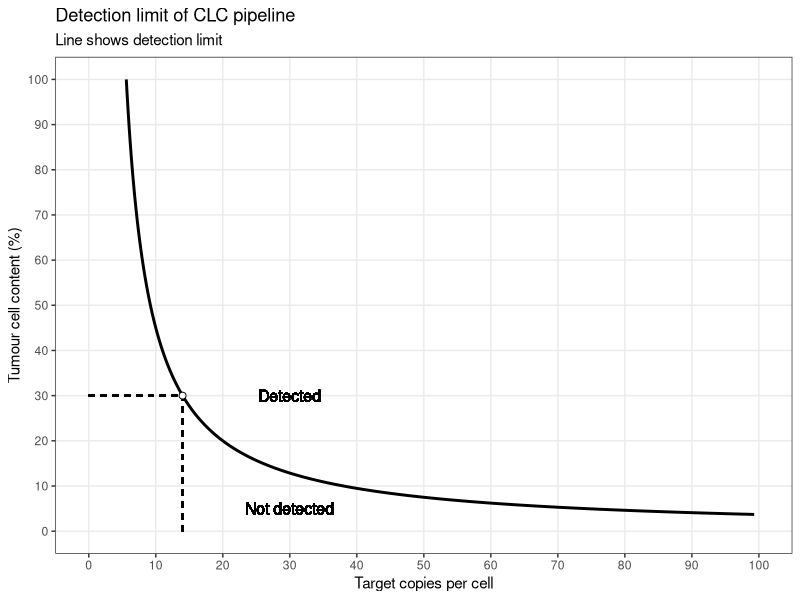
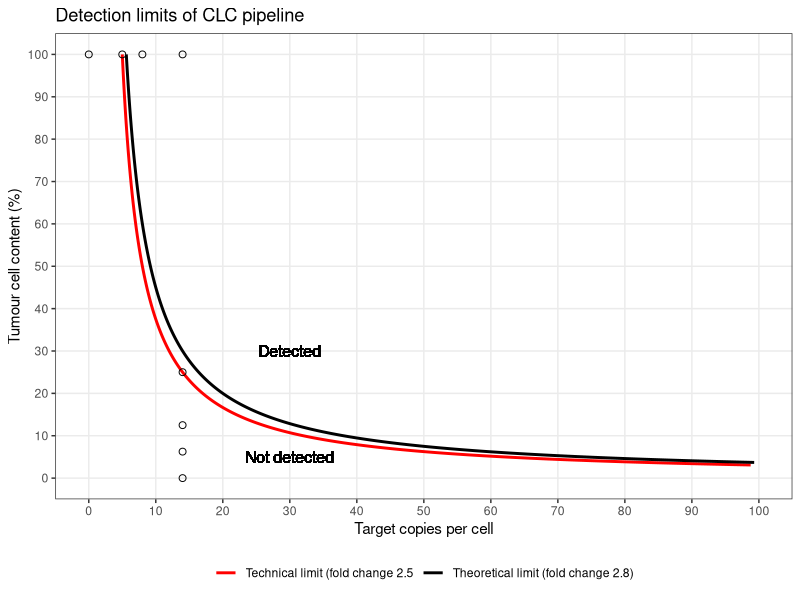
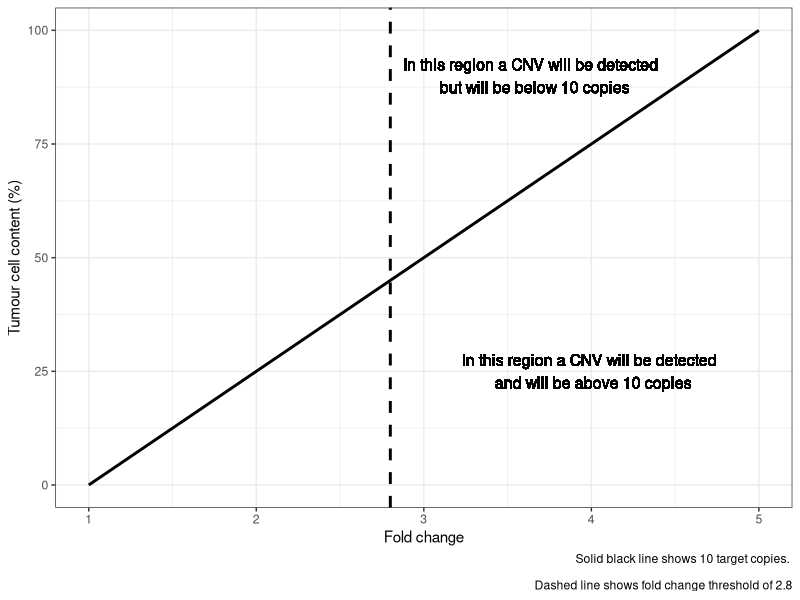

Recreate these plots in R, in order.
## ---- chunk 1
#| label: libraries
#| include: FALSE

library(tidyverse)

## ---- chunk 2
#| label: calc-fold-change
#| include: TRUE

# The number of copies of a reference locus per cell (2) multiplied by 100 cells.
ref_sample_copies <- 200

calculate_fold_change <- function(tcc_percent, sample_target_copies_per_tumour_cell) {
  
  tcc_fraction <- tcc_percent / 100
  
  sample_target_copies_in_tumour_cells <- (100 * tcc_fraction) * sample_target_copies_per_tumour_cell
  
  sample_target_copies_in_normal_cells <- (100 * (1-tcc_fraction)) * 2
  
  sample_total_target_copies <- sample_target_copies_in_tumour_cells + sample_target_copies_in_normal_cells
  
  fold_change <- sample_total_target_copies / ref_sample_copies
  
  return(fold_change)
  
}

calculate_fold_change(50, 10)

## ---- chunk 3
#| label: calc-target-copies
#| include: TRUE

calculate_target_copies <- function(fold_change, tcc_percent) {
  
  tcc_fraction <- tcc_percent / 100
  
  sample_total_target_copies <- fold_change * ref_sample_copies

  sample_target_copies_in_tumour_cells <- sample_total_target_copies - ((100 * (1-tcc_fraction)) * 2)

  sample_target_copies_per_tumour_cell <- sample_target_copies_in_tumour_cells / (100 * tcc_fraction)
  
  return(sample_target_copies_per_tumour_cell)
  
}

## ---- chunk 4
#| label: draw-plot
#| echo: FALSE

df <- data.frame(tcc = seq(0, 100, by = 0.1)) |> 
  mutate(target_copies = calculate_target_copies(fold_change = 2.8,
                                                 tcc_percent = tcc))

point_data <- data.frame(
  "tcc" = c(30),
  "target_copies" = c(14)
)

line_data <- data.frame(
  "tcc" = c(30),
  "target_copies" = c(14)
)

fold_change_plot <- df |> 
  filter(target_copies <= 100) |> 
  ggplot(aes(x = target_copies, y = tcc)) +
  geom_line(linewidth = 1) +
  theme_bw() +
  labs(x = "Target copies per cell", y = "Tumour cell content (%)",
       title = "Detection limit of CLC pipeline",
       subtitle = "Line shows detection limit") +
  scale_y_continuous(limits = c(0, 100), breaks = seq(0,100,10),
                     
                     minor_breaks = FALSE) +
  scale_x_continuous(limits = c(0, 100), breaks = seq(0,100,10),
                     minor_breaks = FALSE) +
  geom_text(aes(x = 30, y = 30), size = 4, label = "Detected") +
  geom_text(aes(x = 30, y = 5), size = 4, label = "Not detected") +
  geom_segment(aes(x = 0, xend = 14, y = 30, yend = 30),
               linetype = "dashed") +
  geom_segment(aes(x = 14, xend = 14, y = 0, yend = 30),
               linetype = "dashed") +
    geom_point(data = point_data, shape = 21, size = 2, fill= "white")

fold_change_plot

## ---- chunk 5
#| label: expected-fold-change
#| include: TRUE

# Expected ERBB2 copies for 100 diploid cells is 200

expected_copies <- 200

# Actual ERBB2 copies of a 25:75 mix of 14 copies:2 copies cell lines.

actual_copies <- (25*14) + (75*2)

actual_copies / expected_copies

## ---- chunk 6
#| label: technical-lod
#| echo: FALSE

lod_comparison <- data.frame(tcc = seq(0, 100, by = 0.1)) |> 
  mutate("Theoretical limit (fold change 2.8)" =
           calculate_target_copies(fold_change = 2.8,
                                   tcc_percent = tcc),
         "Technical limit (fold change 2.5" = 
           calculate_target_copies(fold_change = 2.5,
                                   tcc_percent = tcc)) |> 
  pivot_longer(cols = -tcc,
               names_to = "category",
               values_to = "target_copies")

lod_exp <- data.frame(
  target_copies = c(14, 8, 5, 0, 14, 14, 14, 14),
  tcc = c(100, 100, 100, 100, 25, 12.5, 6.25, 0))

lods_plot <- lod_comparison |> 
  filter(target_copies <= 100) |> 
  ggplot(aes(x = target_copies, y = tcc)) +
  geom_line(linewidth = 1, aes(colour = category)) +
  scale_color_manual(values = c("red", "black")) +
  theme_bw() +
  labs(x = "Target copies per cell", y = "Tumour cell content (%)",
       title = "Detection limits of CLC pipeline") +
  scale_y_continuous(limits = c(0, 100), breaks = seq(0,100,10),
                     minor_breaks = FALSE) +
  scale_x_continuous(limits = c(0, 100), breaks = seq(0,100,10),
                     minor_breaks = FALSE) +
  geom_text(aes(x = 30, y = 30), size = 4, label = "Detected") +
  geom_text(aes(x = 30, y = 5), size = 4, label = "Not detected") +
  theme(legend.position = "bottom",
        legend.title = element_blank()) +
  geom_point(data = lod_exp, pch = 21, size = 2)

lods_plot

## ---- chunk 7
#| label: ncc-range
#| echo: FALSE

df2 <- data.frame(tcc = seq(0, 100, by = 0.1)) |> 
  mutate(fold_change = calculate_fold_change(tcc_percent = tcc,
                                             sample_target_copies_per_tumour_cell = 10))
fold_change_ncc_plot <- df2 |> 
  ggplot(aes(x = fold_change, y = tcc)) +
  geom_line(linewidth = 1) +
  theme_bw() +
  labs(x = "Fold change", y = "Tumour cell content (%)",
       caption = "Solid black line shows 10 target copies. \n 
       Dashed line shows fold change threshold of 2.8") +
  geom_vline(xintercept = 2.8, linetype = "dashed",
             linewidth = 1) +
  geom_text(aes(x = 3.65, y = 90), size = 4, 
            label = "In this region a CNV will be detected \n but will be below 10 copies") +
  geom_text(aes(x = 4, y = 25), size = 4, 
            label = "In this region a CNV will be detected \n and will be above 10 copies") 

fold_change_ncc_plot

